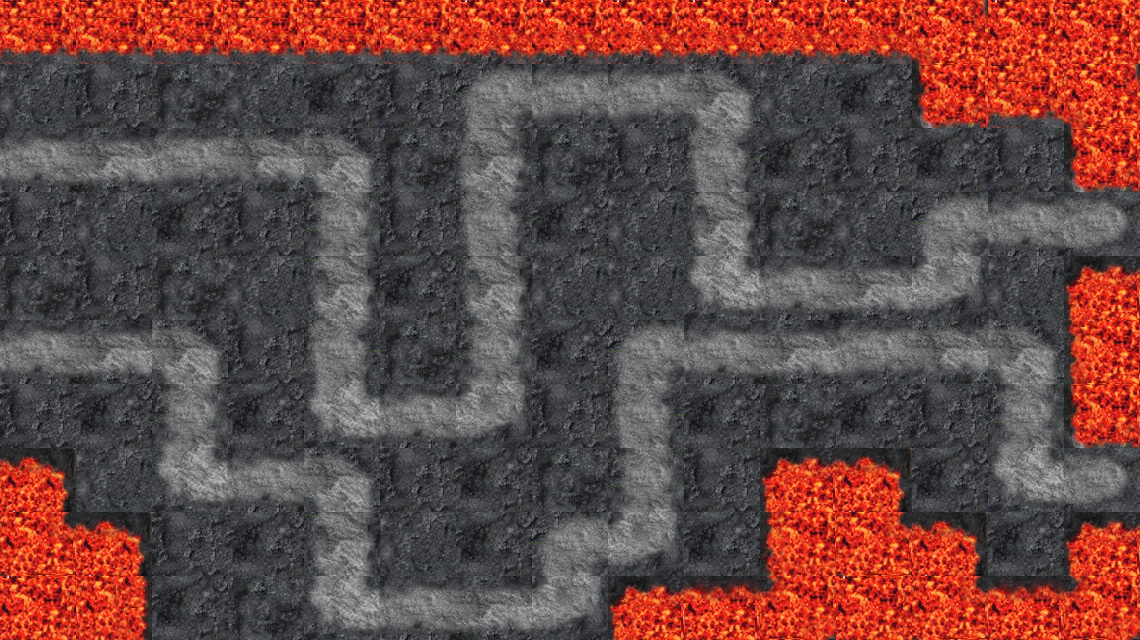

This game map was drawn from its Tiled (.tmx) file and the tilesets committed beside it. A one-line description and the trimmed map source follow:
An orthogonal 15x10 tile map with 76x64 px tiles, 1 tile layer (Tile Layer 1).

<map version="1.0" orientation="orthogonal" width="15" height="10" tilewidth="76" tileheight="64">
 <tileset firstgid="1" name="sample_2" tilewidth="76" tileheight="64">
  <image source="Tile samples/sample_2.png" width="1216" height="1024" />
 </tileset>
 <layer name="Tile Layer 1" width="15" height="10">
  <data>[150 cells, 150 non-empty, 31 distinct tile ids]</data>
 </layer>
</map>
